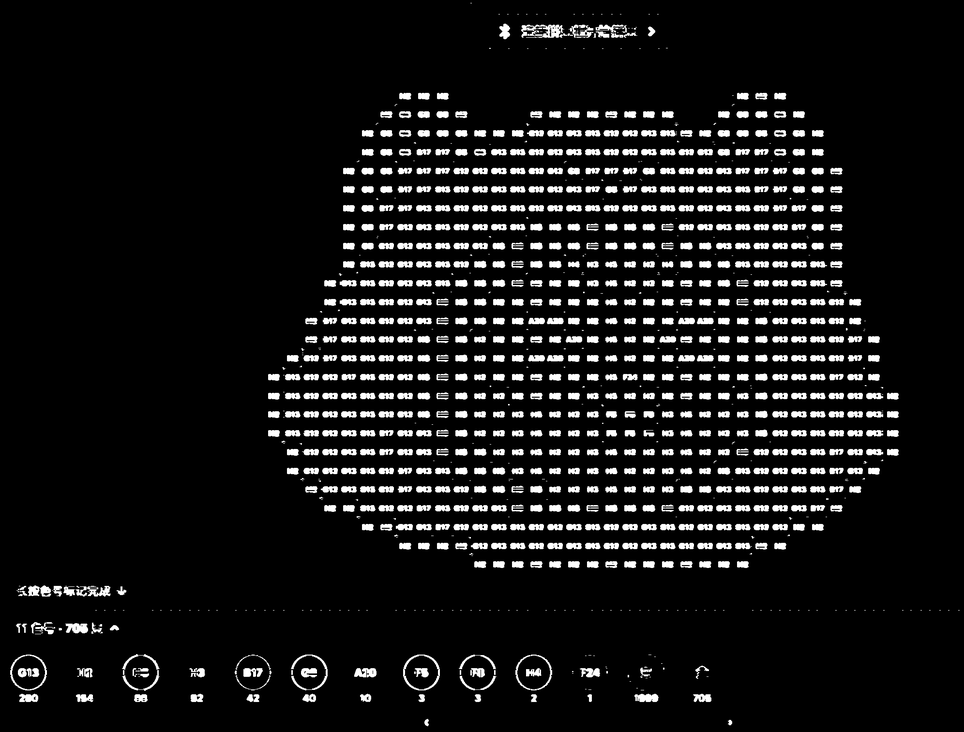
#> input picture results/grid-prototype/WeChat Image_20260819213923.text_mask.v3.png, 964 x 732 px, shrunk from 1992 x 1513 before the run; its folder holds only this picture in this run
$ python prototype_grid_geometry_v3.py --image '../results/grid-prototype/WeChat Image_20260819213923.text_mask.v3.png'
#> lines starting #> are read from the running program, lines starting #| are printed output that depends on the picture; after the words box and inside, x2 and y2 are one past the last pixel; in counts of white or black regions, pixels touching at a corner belong together
#!/usr/bin/env python3
"""Prototype v3 grid geometry detector.

This version follows the text-lattice fitting flow:
detect text centers, estimate a square pitch from direct neighbors, fit the
infinite lattice phase, choose the finite 52x52/104x104 window, then globally
refine origin_x, origin_y, and one shared square pitch.
"""

from __future__ import annotations

import argparse
import base64
import json
import math
from dataclasses import dataclass
from pathlib import Path
from typing import Dict, List, Optional, Sequence, Tuple

import cv2
import numpy as np


DEFAULT_GRID_SIZE = 52
GRID_SIZE_CHOICES = (52, 104)
DEFAULT_OUT_DIR = Path(r"C:\Users\z5308\Desktop\perler-beads-analysis\results\grid-prototype")


@dataclass
class ImageData:
    width: int
    height: int
    bgr: np.ndarray


@dataclass
class TextCenter:
    x: float
    y: float
    width: int
    height: int
    area: int
    row: Optional[int] = None
    col: Optional[int] = None
    residual: Optional[float] = None
    matched: bool = False


@dataclass
class OccupiedCell:
    candidate_index: int
    row: int
    col: int
    residual: float


@dataclass
class FitResult:
    grid_size: int
    origin_x: float
    origin_y: float
    pitch: float
    occupied: Dict[Tuple[int, int], OccupiedCell]
    candidate_count: int
    avg_residual: Optional[float]
    median_residual: Optional[float]
    max_residual: Optional[float]
    confidence: float

    @property
    def left(self) -> float:
        return self.origin_x - self.pitch / 2.0

    @property
    def top(self) -> float:
        return self.origin_y - self.pitch / 2.0

    @property
    def right(self) -> float:
        return self.origin_x + (self.grid_size - 1) * self.pitch + self.pitch / 2.0

    @property
    def bottom(self) -> float:
        return self.origin_y + (self.grid_size - 1) * self.pitch + self.pitch / 2.0


def main() -> int:
    parser = argparse.ArgumentParser()
    parser.add_argument("--image", required=True)
    parser.add_argument("--grid-size", "--board-size", dest="grid_size", type=int, choices=GRID_SIZE_CHOICES, default=DEFAULT_GRID_SIZE)
    parser.add_argument("--out-dir", default=str(DEFAULT_OUT_DIR))
    parser.add_argument("--debug-all-candidates", action="store_true")
    args = parser.parse_args()

    image_path = Path(args.image)
    out_dir = Path(args.out_dir)
    out_dir.mkdir(parents=True, exist_ok=True)

    image = load_image(image_path)
    result, centers, text_mask = fit_grid(image, args.grid_size)
    apply_matches_to_centers(centers, result.occupied)

    stem = image_path.stem
    json_path = out_dir / f"{stem}.geometry.v3.json"
    svg_path = out_dir / f"{stem}.grid_overlay.v3.svg"
    mask_path = out_dir / f"{stem}.text_mask.v3.png"

    payload = result_to_payload(image, result, centers)
    json_path.write_text(json.dumps(payload, indent=2), encoding="utf-8")
    write_svg_overlay(svg_path, image_path, image, result, centers, args.debug_all_candidates)
    write_gray_image(mask_path, text_mask)

    print(json.dumps({"ok": True, "json": str(json_path), "svg": str(svg_path), "mask": str(mask_path)}, ensure_ascii=False))
    return 0


def load_image(path: Path) -> ImageData:
    raw = cv2.imdecode(np.fromfile(str(path), dtype=np.uint8), cv2.IMREAD_UNCHANGED)
#> raw is the input picture: shape (732, 964); min 0, max 255, mean 21
    if raw is None:
        raise RuntimeError(f"Could not load image: {path}")

    if raw.ndim == 2:
        bgr = cv2.cvtColor(raw, cv2.COLOR_GRAY2BGR)
    elif raw.shape[2] == 4:
        bgra = raw.astype(np.float32)
        alpha = bgra[:, :, 3:4] / 255.0
        bgr = bgra[:, :, :3] * alpha + 255.0 * (1.0 - alpha)
        bgr = np.clip(bgr, 0, 255).astype(np.uint8)
    else:
        bgr = raw

    height, width = bgr.shape[:2]
    return ImageData(width=width, height=height, bgr=bgr)


def detect_text_centers(image: ImageData, grid_size: int) -> Tuple[List[TextCenter], np.ndarray]:
#> called with grid_size = 52
    gray = cv2.cvtColor(image.bgr, cv2.COLOR_BGR2GRAY)
    min_dim = min(image.width, image.height)
    expected_pitch = min_dim / grid_size

    sigma = max(0.8, expected_pitch * 0.05)
    blurred = cv2.GaussianBlur(gray, (0, 0), sigma)
    high_pass = cv2.absdiff(gray, blurred)
    mask = (high_pass > 18).astype(np.uint8) * 255

    line_length = max(10, int(expected_pitch * 0.58))
    horizontal_kernel = cv2.getStructuringElement(cv2.MORPH_RECT, (line_length, 1))
    vertical_kernel = cv2.getStructuringElement(cv2.MORPH_RECT, (1, line_length))
    horizontal = cv2.morphologyEx(mask, cv2.MORPH_OPEN, horizontal_kernel)
    vertical = cv2.morphologyEx(mask, cv2.MORPH_OPEN, vertical_kernel)
    long_lines = cv2.max(horizontal, vertical)
    mask = cv2.bitwise_and(mask, cv2.bitwise_not(long_lines))

    mask = cv2.morphologyEx(mask, cv2.MORPH_CLOSE, cv2.getStructuringElement(cv2.MORPH_RECT, (2, 2)))
    join_w = max(2, int(round(expected_pitch * 0.10)))
    mask = cv2.dilate(mask, cv2.getStructuringElement(cv2.MORPH_RECT, (join_w, 1)), iterations=1)

    count, _labels, stats, centroids = cv2.connectedComponentsWithStats(mask, connectivity=8)
    min_h = max(3, int(expected_pitch * 0.12))
    max_h = max(min_h + 1, int(expected_pitch * 0.60))
    min_w = max(3, int(expected_pitch * 0.12))
    max_w = max(min_w + 1, int(expected_pitch * 0.95))
    min_area = max(5, int(expected_pitch * expected_pitch * 0.008))
    max_area = max(60, int(expected_pitch * expected_pitch * 0.24))

    centers: List[TextCenter] = []
    for idx in range(1, count):
        x, y, w, h, area = stats[idx]
        if h < min_h or h > max_h or w < min_w or w > max_w:
            continue
        if area < min_area or area > max_area:
            continue
        aspect = w / max(h, 1)
        if aspect < 0.30 or aspect > 4.5:
            continue
        cx, cy = centroids[idx]
        centers.append(TextCenter(x=float(cx), y=float(cy), width=int(w), height=int(h), area=int(area)))

    return centers, mask


def estimate_pitch(centers: Sequence[TextCenter], image_width: int, image_height: int, grid_size: int) -> float:
#> called with image_width = 964, image_height = 732, grid_size = 52
    points = np.array([[p.x, p.y] for p in centers], dtype=np.float64)
    min_dim = min(image_width, image_height)
    min_pitch = min_dim / (grid_size + 8)
    max_pitch = min_dim / max(1, grid_size - 8)
    expected_pitch = min_dim / grid_size
    same_axis_tolerance = max(1.5, expected_pitch * 0.08)
    distances: List[float] = []

    for i, a in enumerate(points):
        others = points[i + 1 :]
        if len(others) == 0:
            continue
        delta = others - a
        dx = np.abs(delta[:, 0])
        dy = np.abs(delta[:, 1])
        same_row = (dy <= same_axis_tolerance) & (dx >= min_pitch) & (dx <= max_pitch)
        same_col = (dx <= same_axis_tolerance) & (dy >= min_pitch) & (dy <= max_pitch)
        distances.extend(dx[same_row].tolist())
        distances.extend(dy[same_col].tolist())

    if not distances:
        raise RuntimeError("Could not estimate pitch from text centers.")

    bin_size = 0.25
    bins = np.arange(min_pitch, max_pitch + bin_size, bin_size)
    hist, edges = np.histogram(distances, bins=bins)
    best_bin = int(np.argmax(hist))
    pitch0 = float((edges[best_bin] + edges[best_bin + 1]) / 2.0)
    refine_tolerance = max(0.8, pitch0 * 0.035)
    nearby = [d for d in distances if abs(d - pitch0) <= refine_tolerance]
    return float(np.median(nearby)) if nearby else pitch0


def fit_grid(image: ImageData, grid_size: int) -> Tuple[FitResult, List[TextCenter], np.ndarray]:
    centers, text_mask = detect_text_centers(image, grid_size)
    if len(centers) < 10:
        raise RuntimeError(f"Too few text candidates: {len(centers)}")

    pitch = estimate_pitch(centers, image.width, image.height, grid_size)
    xs = [c.x for c in centers]
    ys = [c.y for c in centers]
    phase_x = fit_phase(xs, pitch)
    phase_y = fit_phase(ys, pitch)

    x_start = best_window_start(lattice_index_counts(xs, phase_x, pitch), grid_size)
    y_start = best_window_start(lattice_index_counts(ys, phase_y, pitch), grid_size)
    origin_x = phase_x + x_start * pitch
    origin_y = phase_y + y_start * pitch

    origin_x, origin_y, pitch, occupied = global_refine(centers, origin_x, origin_y, pitch, grid_size)
    residuals = [item.residual for item in occupied.values()]
    confidence = calculate_confidence(occupied, centers, grid_size, residuals, pitch)

    return (
        FitResult(
            grid_size=grid_size,
            origin_x=origin_x,
            origin_y=origin_y,
            pitch=pitch,
            occupied=occupied,
            candidate_count=len(centers),
            avg_residual=float(np.mean(residuals)) if residuals else None,
            median_residual=float(np.median(residuals)) if residuals else None,
            max_residual=float(np.max(residuals)) if residuals else None,
            confidence=confidence,
        ),
        centers,
        text_mask,
    )


def periodic_delta(value: float, phase: float, period: float) -> float:
    return ((value - phase + period / 2.0) % period) - period / 2.0


def fit_phase(values: Sequence[float], pitch: float) -> float:
    mods = np.mod(np.asarray(values, dtype=np.float64), pitch)
    hist, edges = np.histogram(mods, bins=160, range=(0.0, pitch))
    best = int(np.argmax(hist))
    phase = float((edges[best] + edges[best + 1]) / 2.0)
    deltas = np.array([periodic_delta(float(m), phase, pitch) for m in mods])
    close = np.abs(deltas) <= max(2.0, pitch * 0.10)
    if np.any(close):
        phase = (phase + float(np.mean(deltas[close]))) % pitch
    return phase


def lattice_index_counts(values: Sequence[float], phase: float, pitch: float) -> Dict[int, int]:
#> called with phase = 12.08, pitch = 16.43
    counts: Dict[int, int] = {}
    tolerance = max(3.0, pitch * 0.15)
    for value in values:
        k = int(round((value - phase) / pitch))
        predicted = phase + k * pitch
        if abs(value - predicted) <= tolerance:
            counts[k] = counts.get(k, 0) + 1
    return counts


def best_window_start(counts: Dict[int, int], grid_size: int) -> int:
#> called with grid_size = 52
    if not counts:
        return 0
    minimum = min(counts)
    maximum = max(counts)
    best_start = minimum
    best_score = -1
    for start in range(minimum - grid_size + 1, maximum + 1):
        score = sum(counts.get(k, 0) for k in range(start, start + grid_size))
        if score > best_score:
            best_score = score
            best_start = start
    return best_start


def assign_cells(
    centers: Sequence[TextCenter],
    origin_x: float,
    origin_y: float,
    pitch: float,
    grid_size: int,
    tolerance: Optional[float] = None,
) -> Dict[Tuple[int, int], OccupiedCell]:
    if tolerance is None:
        tolerance = max(3.0, pitch * 0.16)

    occupied: Dict[Tuple[int, int], OccupiedCell] = {}
    for index, candidate in enumerate(centers):
        col = int(round((candidate.x - origin_x) / pitch))
        row = int(round((candidate.y - origin_y) / pitch))
        if col < 0 or col >= grid_size or row < 0 or row >= grid_size:
            continue

        grid_x = origin_x + col * pitch
        grid_y = origin_y + row * pitch
        dx = candidate.x - grid_x
        dy = candidate.y - grid_y
        residual = math.hypot(dx, dy)
        if abs(dx) > tolerance or abs(dy) > tolerance:
            continue

        key = (row, col)
        previous = occupied.get(key)
        if previous is None or residual < previous.residual:
            occupied[key] = OccupiedCell(candidate_index=index, row=row, col=col, residual=residual)

    return occupied


def global_refine(
    centers: Sequence[TextCenter],
    origin_x: float,
    origin_y: float,
    pitch: float,
    grid_size: int,
    iterations: int = 5,
) -> Tuple[float, float, float, Dict[Tuple[int, int], OccupiedCell]]:
#> called with origin_x = 44.94, origin_y = -138.1, pitch = 16.43, grid_size = 52, iterations = 5
    occupied: Dict[Tuple[int, int], OccupiedCell] = {}
    for _ in range(iterations):
        occupied = assign_cells(centers, origin_x, origin_y, pitch, grid_size)
        if len(occupied) < 10:
            break

        matrix: List[List[float]] = []
        values: List[float] = []
        for item in occupied.values():
            candidate = centers[item.candidate_index]
            matrix.append([1.0, 0.0, float(item.col)])
            values.append(candidate.x)
            matrix.append([0.0, 1.0, float(item.row)])
            values.append(candidate.y)

        solved, *_ = np.linalg.lstsq(np.asarray(matrix, dtype=np.float64), np.asarray(values, dtype=np.float64), rcond=None)
        new_origin_x, new_origin_y, new_pitch = map(float, solved)
        if not all(math.isfinite(v) for v in (new_origin_x, new_origin_y, new_pitch)) or new_pitch <= 1.0:
            break
        origin_x, origin_y, pitch = new_origin_x, new_origin_y, new_pitch

    occupied = assign_cells(centers, origin_x, origin_y, pitch, grid_size)
    return origin_x, origin_y, pitch, occupied


def calculate_confidence(
    occupied: Dict[Tuple[int, int], OccupiedCell],
    centers: Sequence[TextCenter],
    grid_size: int,
    residuals: Sequence[float],
    pitch: float,
) -> float:
    if not occupied:
        return 0.05

    rows = [cell.row for cell in occupied.values()]
    cols = [cell.col for cell in occupied.values()]
    span_rows = max(rows) - min(rows) + 1
    span_cols = max(cols) - min(cols) + 1
    spatial_coverage = ((span_rows / grid_size) + (span_cols / grid_size)) / 2.0
    matched_ratio = min(1.0, len(occupied) / max(12.0, len(centers) * 0.75))
    avg_residual = float(np.mean(residuals)) if residuals else pitch
    residual_score = max(0.0, 1.0 - avg_residual / max(1.0, pitch * 0.18))
    return round(clamp_float(matched_ratio * 0.45 + spatial_coverage * 0.35 + residual_score * 0.20, 0.05, 0.98), 3)
#> in main, `result, centers, text_mask = fit_grid(image, args.grid_size)`:
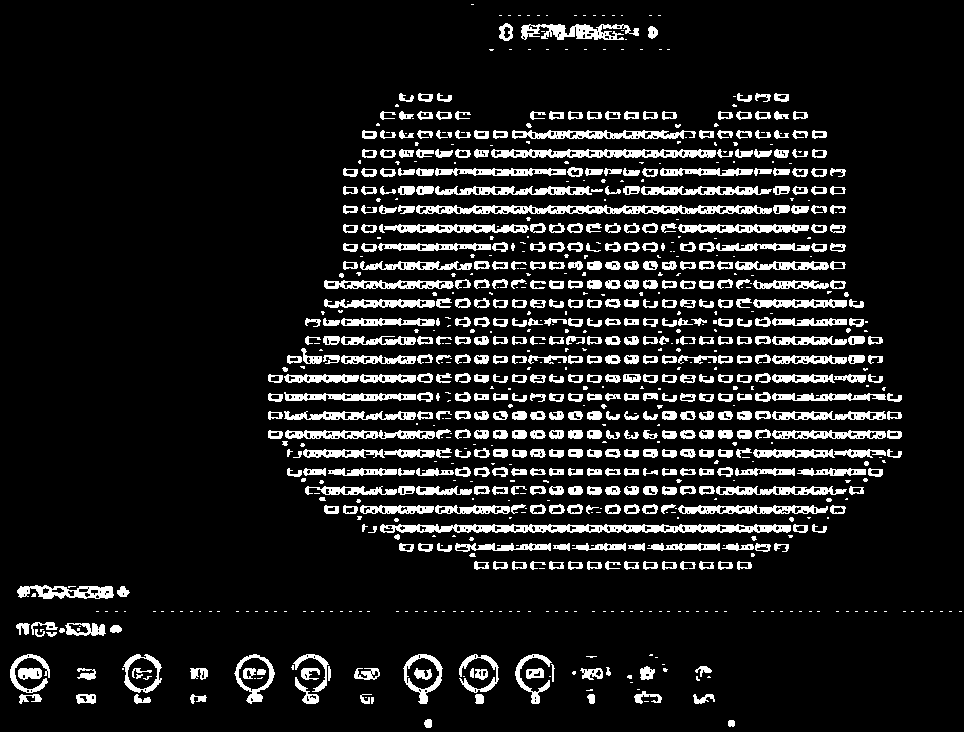
#> text_mask: shape (732, 964); 11% white; 906 white regions (384 under 20 px), largest, box (x1, y1, x2, y2) and area: (380, 524, 791, 533) 2521, (416, 205, 772, 214) 2088, (491, 149, 716, 158) 1405
#> in main, `result, centers, text_mask = fit_grid(image, args.grid_size)`: centers = 121 items


def apply_matches_to_centers(centers: Sequence[TextCenter], occupied: Dict[Tuple[int, int], OccupiedCell]) -> None:
    for item in occupied.values():
        center = centers[item.candidate_index]
        center.row = item.row
        center.col = item.col
        center.residual = item.residual
        center.matched = True
#> in main, `payload = result_to_payload(image, result, centers)`: payload = 7 items


def result_to_payload(image: ImageData, result: FitResult, centers: Sequence[TextCenter]) -> Dict[str, object]:
    return {
        "imageSize": {"width": image.width, "height": image.height},
        "mode": "text-lattice-v3",
        "crop": {
            "left": max(0.0, result.left),
            "top": max(0.0, result.top),
            "right": min(float(image.width), result.right),
            "bottom": min(float(image.height), result.bottom),
            "width": max(0.0, min(float(image.width), result.right) - max(0.0, result.left)),
            "height": max(0.0, min(float(image.height), result.bottom) - max(0.0, result.top)),
        },
        "geometry": {
            "centerX": result.origin_x,
            "centerY": result.origin_y,
            "pitchX": result.pitch,
            "pitchY": result.pitch,
            "centerIsCellCenter": True,
        },
        "grid": {
            "rows": result.grid_size,
            "cols": result.grid_size,
            "gridSize": result.grid_size,
            "rowMin": 0,
            "rowMax": result.grid_size - 1,
            "colMin": 0,
            "colMax": result.grid_size - 1,
        },
        "debug": {
            "confidence": {"overall": result.confidence},
            "candidateCount": result.candidate_count,
            "matchedCellCount": len(result.occupied),
            "inlierCount": len(result.occupied),
            "avgResidual": result.avg_residual,
            "medianResidual": result.median_residual,
            "maxResidual": result.max_residual,
            "gridSize": result.grid_size,
            "pitch": result.pitch,
            "bounds": {"left": result.left, "top": result.top, "right": result.right, "bottom": result.bottom},
        },
        "textCenters": [center_to_json(c) for c in centers if c.matched],
    }


def center_to_json(center: TextCenter) -> Dict[str, object]:
    return {
        "x": center.x,
        "y": center.y,
        "row": center.row,
        "col": center.col,
        "residual": center.residual,
        "width": center.width,
        "height": center.height,
        "area": center.area,
        "inlier": center.matched,
    }


def write_svg_overlay(
    path: Path,
    image_path: Path,
    image: ImageData,
    result: FitResult,
    centers: Sequence[TextCenter],
    debug_all_candidates: bool,
) -> None:
#> called with debug_all_candidates = False
    data_uri = image_to_data_uri(image_path)
    bounds_left = max(0.0, result.left)
    bounds_top = max(0.0, result.top)
    bounds_right = min(float(image.width), result.right)
    bounds_bottom = min(float(image.height), result.bottom)
    bounds_width = max(0.0, bounds_right - bounds_left)
    bounds_height = max(0.0, bounds_bottom - bounds_top)

    lines: List[str] = [
        f'<svg xmlns="http://www.w3.org/2000/svg" width="{image.width}" height="{image.height}" viewBox="0 0 {image.width} {image.height}">',
        f'<image href="{data_uri}" x="0" y="0" width="{image.width}" height="{image.height}" preserveAspectRatio="none"/>',
        '<g fill="none" stroke-linecap="square">',
        f'<rect x="{bounds_left:.3f}" y="{bounds_top:.3f}" width="{bounds_width:.3f}" height="{bounds_height:.3f}" stroke="#ef4444" stroke-width="3"/>',
    ]

    for col in range(result.grid_size + 1):
        x = result.left + col * result.pitch
        if -result.pitch <= x <= image.width + result.pitch:
            lines.append(f'<line x1="{x:.3f}" y1="{bounds_top:.3f}" x2="{x:.3f}" y2="{bounds_bottom:.3f}" stroke="#2563eb" stroke-width="1" opacity="0.9"/>')
    for row in range(result.grid_size + 1):
        y = result.top + row * result.pitch
        if -result.pitch <= y <= image.height + result.pitch:
            lines.append(f'<line x1="{bounds_left:.3f}" y1="{y:.3f}" x2="{bounds_right:.3f}" y2="{y:.3f}" stroke="#2563eb" stroke-width="1" opacity="0.9"/>')

    cross = max(8.0, result.pitch * 0.45)
    lines.append(f'<line x1="{result.origin_x - cross:.3f}" y1="{result.origin_y:.3f}" x2="{result.origin_x + cross:.3f}" y2="{result.origin_y:.3f}" stroke="#dc2626" stroke-width="2"/>')
    lines.append(f'<line x1="{result.origin_x:.3f}" y1="{result.origin_y - cross:.3f}" x2="{result.origin_x:.3f}" y2="{result.origin_y + cross:.3f}" stroke="#dc2626" stroke-width="2"/>')
    lines.append("</g>")

    dot_radius = max(2.0, min(5.0, result.pitch * 0.13))
    if debug_all_candidates:
        lines.append('<g fill="#f97316" opacity="0.65">')
        for center in centers:
            if not center.matched:
                lines.append(f'<circle cx="{center.x:.3f}" cy="{center.y:.3f}" r="{dot_radius:.3f}"/>')
        lines.append("</g>")

    lines.append('<g fill="#22c55e" stroke="#064e3b" stroke-width="1" opacity="0.92">')
    for center in centers:
        if center.matched:
            lines.append(f'<circle cx="{center.x:.3f}" cy="{center.y:.3f}" r="{dot_radius:.3f}"/>')
#> this loop made 121 passes
#> after the loop, lines = 129 items
    lines.append("</g>")

    label = f"v3 {result.grid_size}x{result.grid_size} pitch={result.pitch:.4f} matches={len(result.occupied)} conf={result.confidence:.3f}"
    lines.append(f'<text x="16" y="28" font-family="Arial, sans-serif" font-size="22" fill="#dc2626" stroke="white" stroke-width="4" paint-order="stroke">{escape_xml(label)}</text>')
    lines.append("</svg>")
    path.write_text("\n".join(lines), encoding="utf-8")


def write_gray_image(path: Path, image: np.ndarray) -> None:
    ok, encoded = cv2.imencode(path.suffix or ".png", image)
    if not ok:
        raise RuntimeError(f"Could not encode image: {path}")
    encoded.tofile(str(path))


def image_to_data_uri(path: Path) -> str:
    ext = path.suffix.lower()
    mime = {
        ".jpg": "image/jpeg",
        ".jpeg": "image/jpeg",
        ".png": "image/png",
        ".webp": "image/webp",
        ".gif": "image/gif",
    }.get(ext, "application/octet-stream")
    encoded = base64.b64encode(path.read_bytes()).decode("ascii")
    return f"data:{mime};base64,{encoded}"


def clamp_float(value: float, lo: float, hi: float) -> float:
    return max(lo, min(hi, value))


def escape_xml(value: str) -> str:
    return value.replace("&", "&amp;").replace("<", "&lt;").replace(">", "&gt;").replace('"', "&quot;")


if __name__ == "__main__":
    raise SystemExit(main())
#> (the program exits here)
